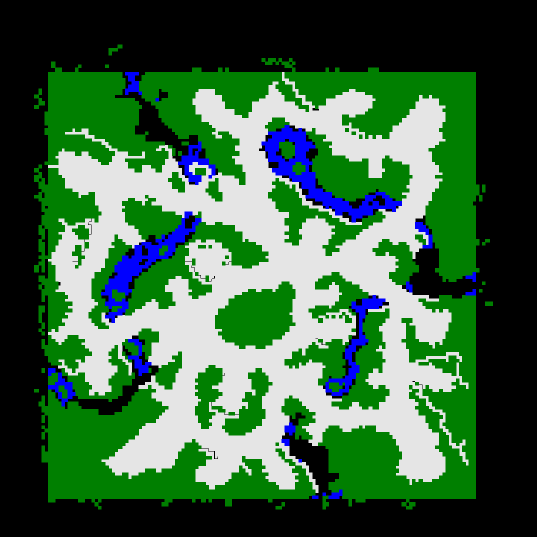
#> input picture HW5/maps/tranquilpaths.png, 1073 x 1073 px, found by its file name (shown at 1/2 size); the run also reads 3 pictures not shown here
$ jupyter execute HW5.ipynb
#> lines starting #> are read from the running program, lines starting #| are printed output that depends on the picture; after the words box and inside, x2 and y2 are one past the last pixel; in counts of white or black regions, pixels touching at a corner belong together
# Home assignment #5

[cell 1]
import os
import cv2
import time
import math
import random
import heapq
import numpy as np
import matplotlib.pyplot as plt
from scipy.interpolate import splprep, splev

## Алгоритм A*

[cell 2]
def a_star(grid, start, goal):
    height, width = grid.shape
    neighbors = [(0,1),(0,-1),(1,0),(-1,0),(1,1),(1,-1),(-1,1),(-1,-1)]

    open_set = []
    heapq.heappush(open_set, (0, start))

    came_from = {}
    g = {start: 0}
    f = {start: np.linalg.norm(np.array(start)-np.array(goal))}

    visited = 0

    while open_set:
        current = heapq.heappop(open_set)[1]
        visited += 1

        if current == goal:
            path = []
            while current in came_from:
                path.append(current)
                current = came_from[current]
            return path[::-1], visited

        for dx, dy in neighbors:
            nx, ny = current[0]+dx, current[1]+dy

            if not (0 <= nx < width and 0 <= ny < height):
                continue
            if grid[ny][nx] == 1:
                continue

            neighbor = (nx, ny)
            new_g = g[current] + np.linalg.norm([dx, dy])

            if neighbor not in g or new_g < g[neighbor]:
                came_from[neighbor] = current
                g[neighbor] = new_g
                f[neighbor] = new_g + np.linalg.norm(np.array(neighbor)-np.array(goal))
                heapq.heappush(open_set, (f[neighbor], neighbor))

    return None, visited

## Алгоритм RRT*

[cell 3]
class RRTStar:
    def __init__(self, grid, start, goal):
        self.grid = grid
        self.start = start
        self.goal = goal

        self.step_size = 4
        self.max_iter = 20000
        self.search_radius = 20
        self.goal_sample_rate = 0.3

        self.nodes = [start]
        self.parent = {start: None}
        self.cost = {start: 0}

    def is_free(self, p1, p2):
        dist = int(np.linalg.norm(np.array(p1)-np.array(p2)))
        for i in range(dist+1):
            t = i / max(dist,1)
            x = int(p1[0] + t*(p2[0]-p1[0]))
            y = int(p1[1] + t*(p2[1]-p1[1]))

            if x < 0 or y < 0 or x >= self.grid.shape[1] or y >= self.grid.shape[0]:
                return False
            if self.grid[y][x] == 1:
                return False
        return True

    def nearest(self, rnd):
        return min(self.nodes, key=lambda n: np.linalg.norm(np.array(n)-np.array(rnd)))

    def steer(self, a, b):
        dx, dy = b[0]-a[0], b[1]-a[1]
        dist = math.hypot(dx, dy)
        if dist == 0:
            return a
        scale = self.step_size / dist
        return (int(a[0]+dx*scale), int(a[1]+dy*scale))

    def get_random(self):
        if random.random() < self.goal_sample_rate:
            return self.goal
        return (random.randint(0, self.grid.shape[1]-1),
                random.randint(0, self.grid.shape[0]-1))

    def plan(self):
        self.iterations = 0
        for i in range(self.max_iter):
            self.iterations += 1

            rnd = self.get_random()
            nearest = self.nearest(rnd)
            new_node = self.steer(nearest, rnd)

            if new_node in self.nodes:
                continue

            if not (0 <= new_node[0] < self.grid.shape[1] and
                    0 <= new_node[1] < self.grid.shape[0]):
                continue

            if not self.is_free(nearest, new_node):
                continue

            self.nodes.append(new_node)
            self.parent[new_node] = nearest
            self.cost[new_node] = self.cost[nearest] + np.linalg.norm(np.array(nearest)-np.array(new_node))

            for n in self.nodes:
                if n == new_node:
                    continue
                if np.linalg.norm(np.array(n)-np.array(new_node)) < self.search_radius:
                    if self.is_free(new_node, n):
                        new_cost = self.cost[new_node] + np.linalg.norm(np.array(new_node)-np.array(n))
                        if new_cost < self.cost.get(n, float('inf')):
                            self.parent[n] = new_node
                            self.cost[n] = new_cost

            if np.linalg.norm(np.array(new_node)-np.array(self.goal)) < 10:
                if self.is_free(new_node, self.goal):
                    self.parent[self.goal] = new_node
                    return self.extract_path(), self.iterations

        return None, self.iterations

    def extract_path(self):
        if self.goal not in self.parent:
            return None

        path = []
        node = self.goal
        while node is not None:
            path.append(node)
            node = self.parent.get(node)

        return path[::-1]

## Окончательное планирование пути

[cell 4]
def smooth_path(path):
    if not path or len(path) < 5:
        return path
    p = np.array(path)
    try:
        tck, _ = splprep([p[:,0], p[:,1]], s=10)
        smoothed = np.array(splev(np.linspace(0,1,100), tck)).T
        return smoothed
    except:
        return path

class PathPlanningLab:
    def __init__(self, path):
        img = cv2.imread(path, cv2.IMREAD_GRAYSCALE)
        if img is None:
            raise FileNotFoundError(path)

        res = cv2.resize(img, (200,200))
        _, thr = cv2.threshold(res, 127, 255, cv2.THRESH_BINARY)
        kernel = np.ones((3,3), np.uint8)
        self.grid = (thr == 0).astype(int)

## Анализ и Визуализация

[cell 5]
# Список и директория наших карт
MAPS = [
    "tranquilpaths.png",
    "duskwood.png",
    "gardenofwar.png",
    "stromguarde.png",
    "thecrucible.png"
]
LAB_DIR = r"B:\Python projects\inno\Robotics\Robotics_Course\HW5\maps"

# Рандомноищем точку
def random_free_point(grid):
    while True:
        x = random.randint(0, grid.shape[1]-1)
        y = random.randint(0, grid.shape[0]-1)
        if grid[y][x] == 0:
            return (x, y)

# Вспомогательная функция для спавна в углах
def get_corner_point(grid, mode='start'):
    h, w = grid.shape
    if mode == 'start': # Top-left
        xr, yr = (0, w // 4), (0, h // 4)
    else:
        xr, yr = (3 * w // 4, w - 1), (3 * h // 4, h - 1)

    for _ in range(1000):
        x = random.randint(*xr)
        y = random.randint(*yr)
        if grid[y][x] == 0:
            return (x, y)
    return random_free_point(grid)

for name in MAPS:
    lab = PathPlanningLab(os.path.join(LAB_DIR, name))

    # Генерация точек в противоположных углах
    start = get_corner_point(lab.grid, 'start')
    goal = get_corner_point(lab.grid, 'goal')

    # Расчет A*
    t0 = time.perf_counter()
    path_a, nodes_a = a_star(lab.grid, start, goal)
    t_a = time.perf_counter() - t0

    # Расчет RRT*
    t0 = time.perf_counter()
    planner = RRTStar(lab.grid, start, goal)
    path_rrt_raw, nodes_rrt = planner.plan()
    t_r = time.perf_counter() - t0

    # Сглаживание
    path_smooth = smooth_path(path_rrt_raw) if path_rrt_raw else None

    # Вспомогательная функция дистанции
    def get_dist(p):
        if not p: return 0.0
        return sum(np.linalg.norm(np.array(p[j])-np.array(p[j-1])) for j in range(1, len(p)))

    # Выводим статистику по картам
    print(f"\n{'='*60}")
    print(f" КАРТА: {name.upper()}")
    print(f"{'='*60}")
    print(f"{'Алгоритм':<12} | {'Время (с)':<10} | {'Длина':<10} | {'Узлы/Точки'}")
    print(f"{'-'*55}")
    print(f"{'A*':<12} | {t_a:<10.3f} | {get_dist(path_a):<10.1f} | {nodes_a}")

    rrt_len = f"{get_dist(path_rrt_raw):.1f}" if path_rrt_raw else "FAIL"
    print(f"{'RRT*':<12} | {t_r:<10.3f} | {rrt_len:<10} | {nodes_rrt}")

    # Отрисовка карт
    plt.figure(figsize=(8, 8))
    plt.imshow(1 - lab.grid, cmap='gray')

    if path_a:
        plt.plot(*zip(*path_a), 'g-', label=f'A* Path ({get_dist(path_a):.1f})', linewidth=2.5)

    if path_rrt_raw:
        plt.plot(*zip(*path_rrt_raw), 'y--', alpha=0.4, label='RRT* Raw')
        if path_smooth is not None:
            plt.plot(*zip(*path_smooth), 'r-', label=f'RRT* Smooth ({get_dist(path_rrt_raw):.1f})', linewidth=2)

    plt.scatter(*start, c='blue', s=150, edgecolors='black', label='Start (Corner)', zorder=5)
    plt.scatter(*goal, c='magenta', s=150, edgecolors='black', label='Goal (Corner)', zorder=5)

    plt.title(f"Visual Results: {name}")
    plt.legend(loc='lower left')
    plt.axis('off')
    plt.show()
#> this loop made 5 passes
#> (nodes_a, nodes_rrt, rrt_len) on passes 2 to 5: (7307, 423, '219.2'), (5756, 609, '267.9'), (1463, 138, '92.5'), (2850, 4055, '133.3')
#> (nodes_a, nodes_rrt, rrt_len) on pass 1: (5416, 20000, 'FAIL')
#| A*           | 0.122      | 207.7      | 5416
#| RRT*         | 1.833      | FAIL       | 20000
#| A*           | 0.207      | 196.9      | 7307
#| RRT*         | 0.254      | 219.2      | 423
#| A*           | 0.137      | 191.3      | 5756
#| RRT*         | 0.305      | 267.9      | 609
#| A*           | 0.035      | 76.7       | 1463
#| RRT*         | 0.049      | 92.5       | 138
#| A*           | 0.067      | 121.9      | 2850
#| RRT*         | 4.703      | 133.3      | 4055
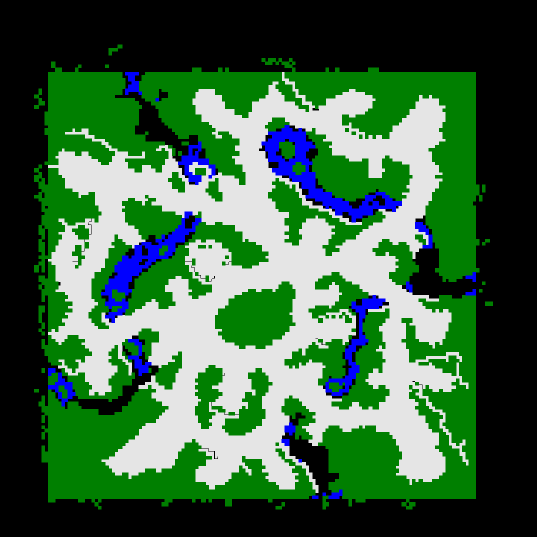
#> input picture HW5/maps/tranquilpaths.png, 1073 x 1073 px, found by its file name (shown at 1/2 size)
#> pass 1, in __init__, `img = cv2.imread(path, cv2.IMREAD_GRAYSCALE)`:
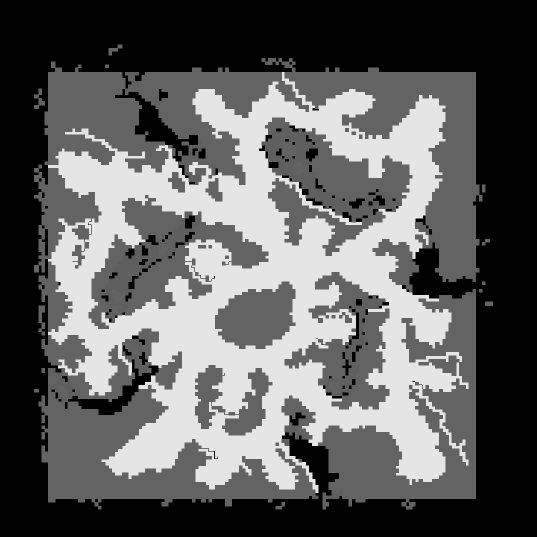
#> img: shape (1073, 1073) (shown at 1/2 size); min 0, max 229, mean 94.6
#> pass 1, in __init__, `res = cv2.resize(img, (200,200))`:
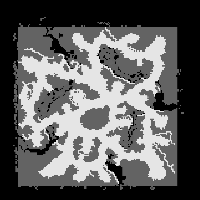
#> res: shape (200, 200); min 0, max 229, mean 94.5
#> pass 1, in __init__, `_, thr = cv2.threshold(res, 127, 255, cv2.THRESH_BINARY)`:
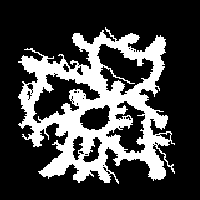
#> thr: shape (200, 200); 26.6% white; 1 white region, box (x1, y1, x2, y2) and area: (18, 27, 175, 184) 10649
#> pass 1, `plt.show()`:
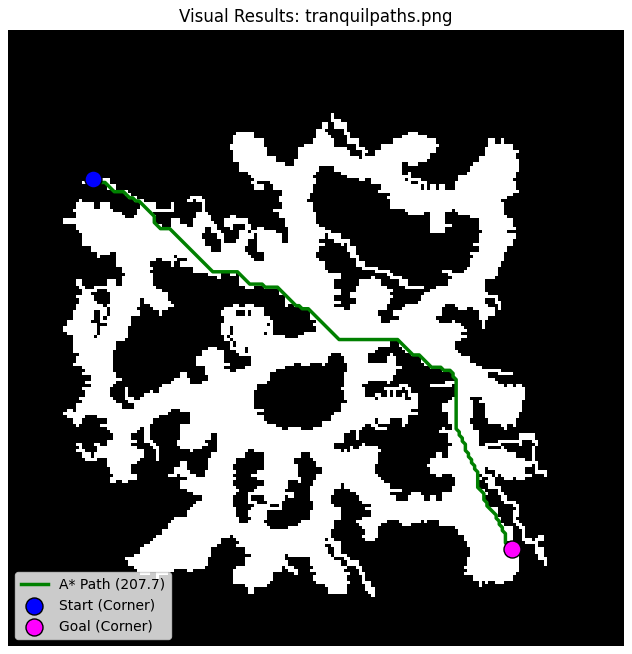
#> figure drawn by matplotlib, 1 panel
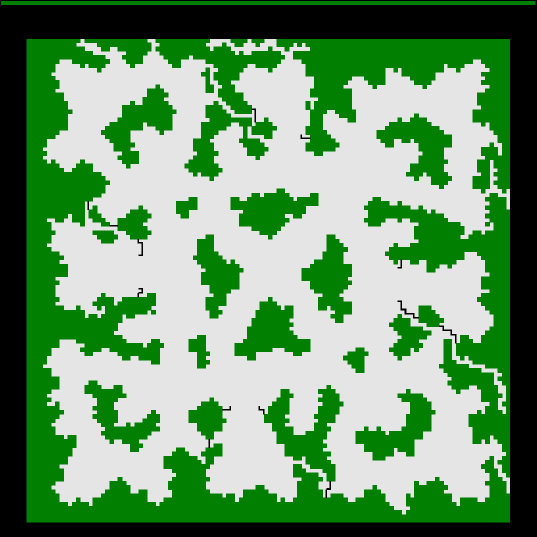
#> input picture HW5/maps/duskwood.png, 1073 x 1073 px, found by its file name (shown at 1/2 size)
#> pass 2, `plt.show()`:
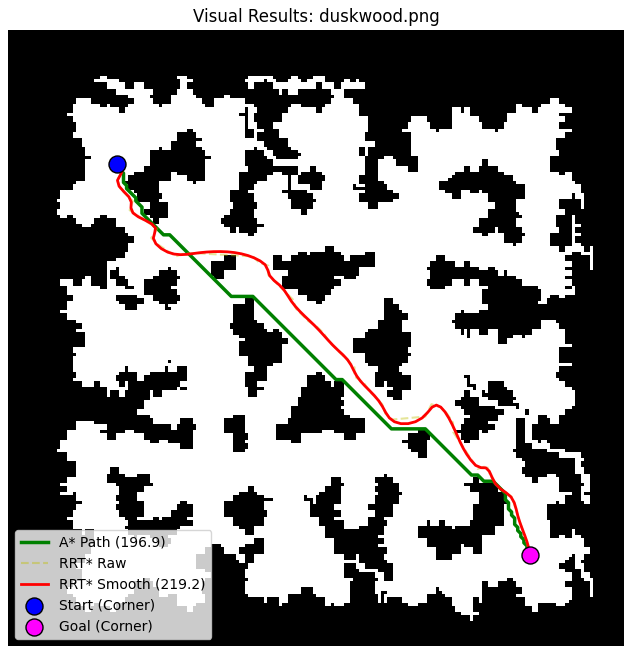
#> figure drawn by matplotlib, 1 panel
#> after the loop:
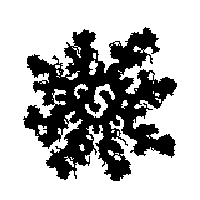
#> lab.grid: shape (200, 200) int64; values 0 (black) and 1 (white), 70.8% white; 1 black region, box (x1, y1, x2, y2) and area: (23, 27, 177, 181) 11681
